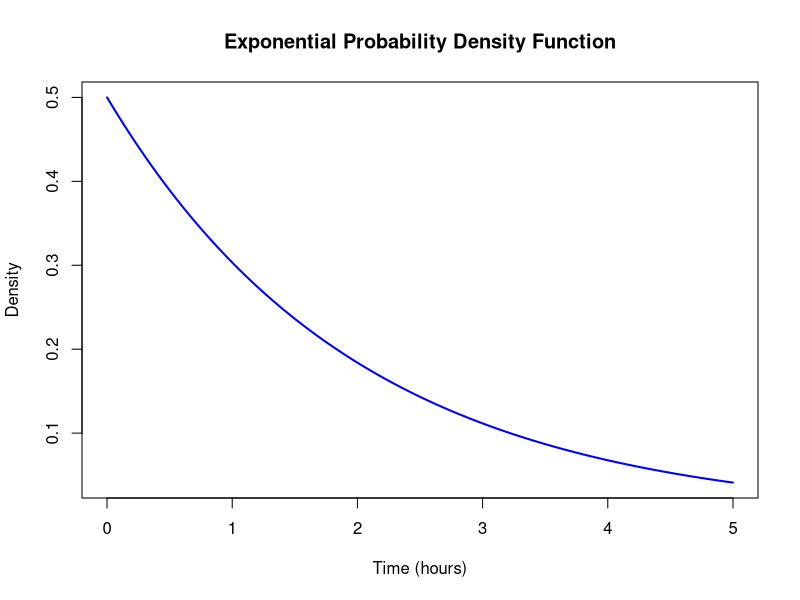
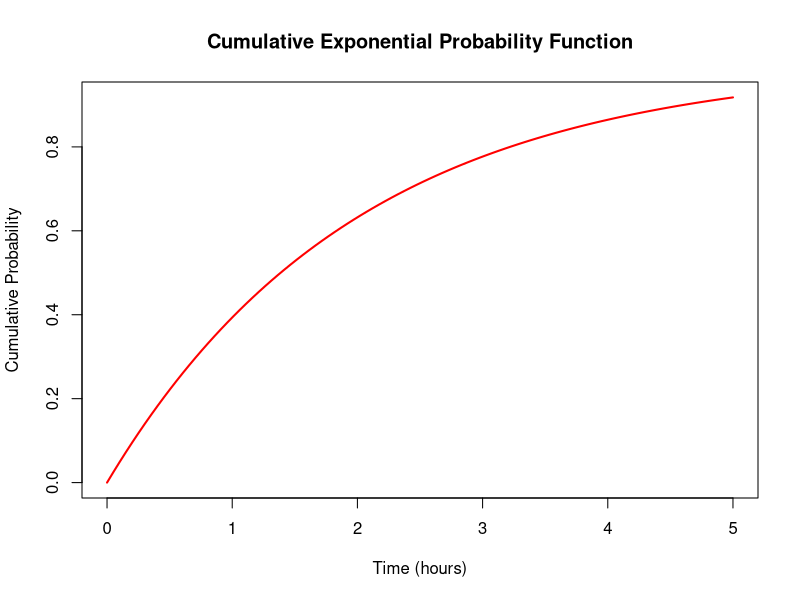
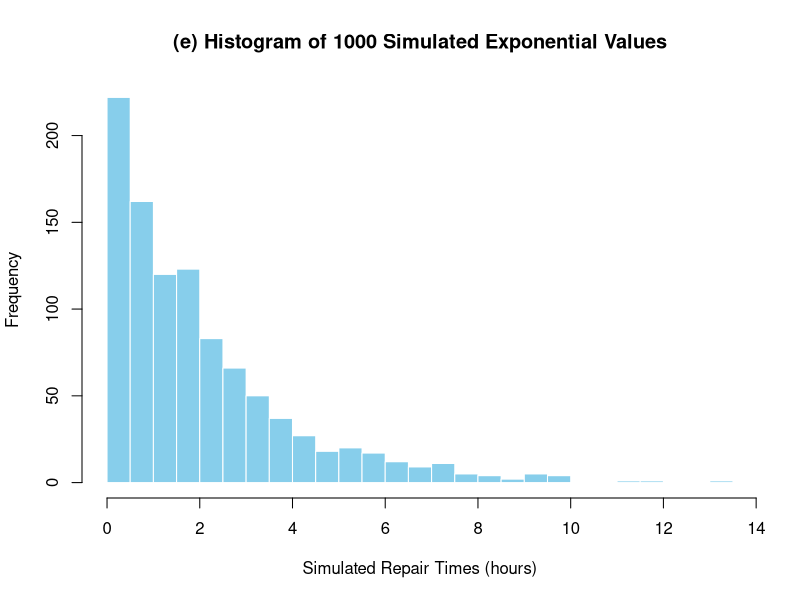

Recreate these plots in R, in order.
#Q1
min_val <- 0
max_val <- 60

p_a <- 1 - punif(45, min_val, max_val)
p_b <- punif(30, min_val, max_val) - punif(20, min_val, max_val)

cat("P(X > 45):", p_a, "\n")
cat("P(20 ≤ X ≤ 30):", p_b, "\n")

#Q2 
#part1
lambda <- 1/2
density_at_3 <- dexp(3, rate = lambda)
cat("Density at x = 3:", density_at_3, "\n")

#part2
lambda <- 1/2
x_vals <- seq(0, 5, length.out = 100)
y_vals <- dexp(x_vals, rate = lambda)
plot(x_vals, y_vals, type = "l", col = "blue", lwd = 2,
     main = "Exponential Probability Density Function",
     xlab = "Time (hours)", ylab = "Density")

#part3
lambda <- 1/2
probability_at_most_3 <- pexp(3, rate = lambda)
cat("P(X ≤ 3):", probability_at_most_3, "\n")

#part 4
lambda <- 1/2
x_vals <- seq(0, 5, length.out = 100)
y_cdf <- pexp(x_vals, rate = lambda)
plot(x_vals, y_cdf, type = "l", col = "red", lwd = 2,
     main = "Cumulative Exponential Probability Function",
     xlab = "Time (hours)", ylab = "Cumulative Probability")

#part 5
lambda<-1/2
sim_data <- rexp(1000, rate = lambda)
hist(sim_data, breaks = 30, col = "skyblue", border = "white",
     main = "(e) Histogram of 1000 Simulated Exponential Values",
     xlab = "Simulated Repair Times (hours)")

#Q3

# Parameters
shape <- 2
beta<-1/3
rate <- 1/beta

# (a) Probability that lifetime is at least 1 unit
p_atleast_1 <- 1 - pgamma(1, shape = shape, rate = rate)
cat("(a) P(X ≥ 1) =", p_atleast_1, "\n")

# (b) Find value of c where P(X ≤ c) ≥ 0.70
c_val <- qgamma(0.70, shape = shape, rate = rate)
cat("(b) Value of c such that P(X ≤ c) ≥ 0.70 is:", c_val, "\n")
